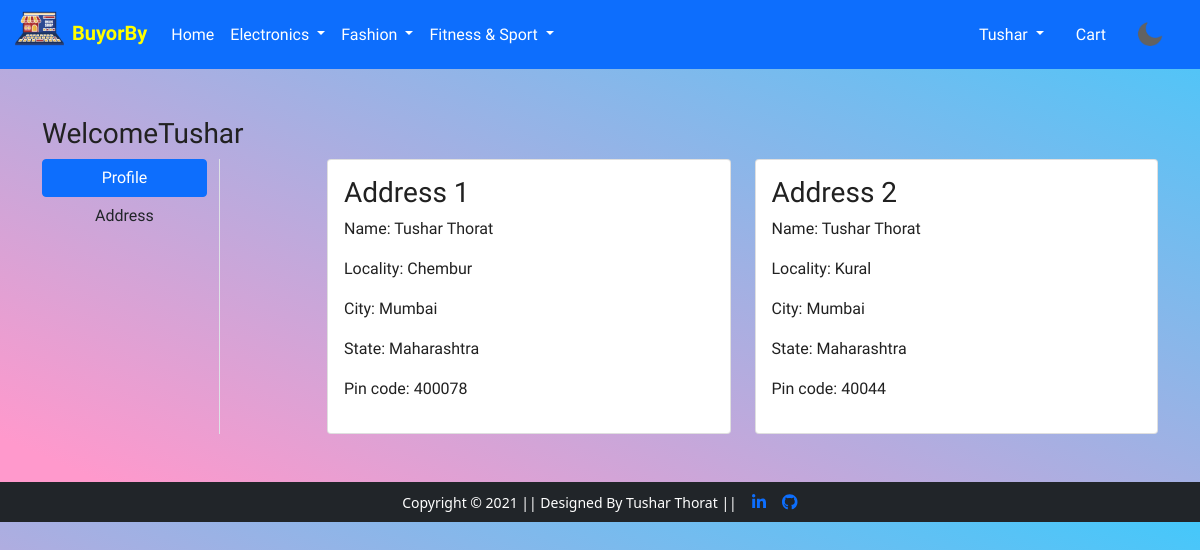
Page /address/ (signed in) on the earlier database version.
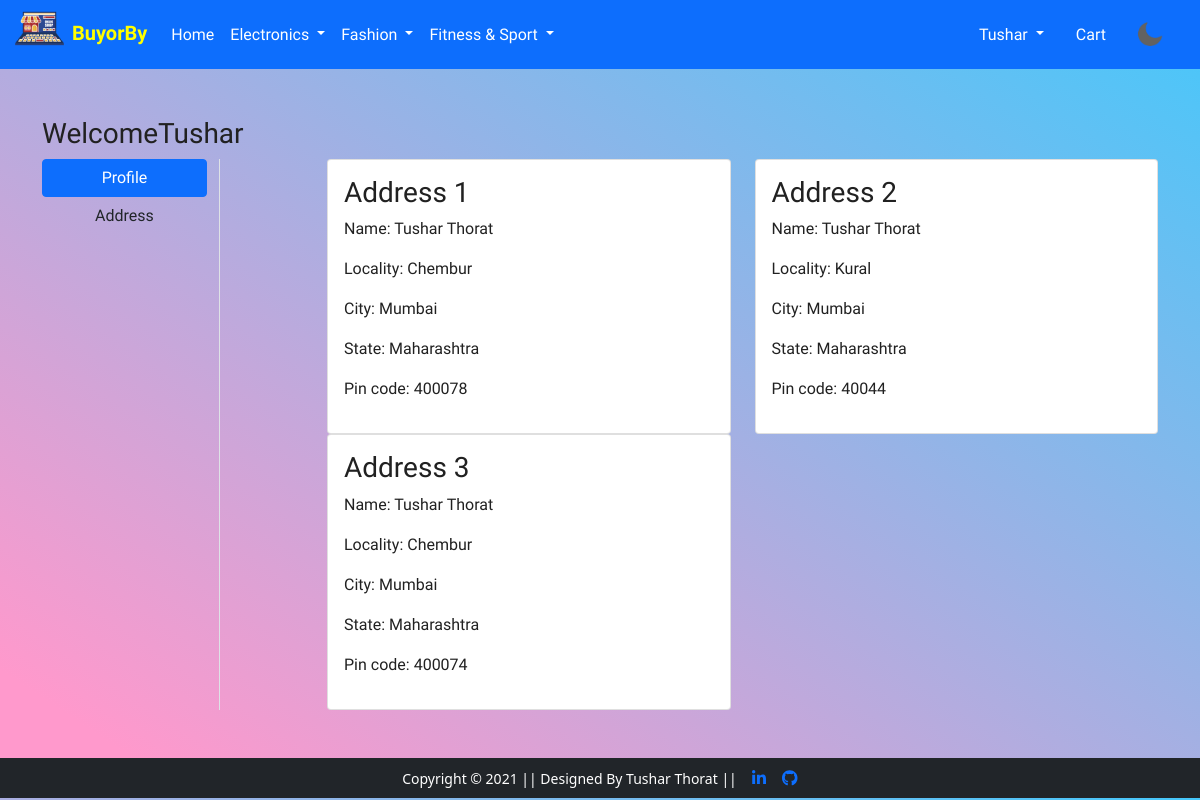
Same page on the later database version.
### app/models.py (models this page shows, shortened)
class Customer(models.Model):
    user = models.ForeignKey(User, on_delete=models.CASCADE)
    name = models.CharField(max_length=200)
    locality = models.CharField(max_length=200)
    city = models.CharField(max_length=50)
    pincode = models.IntegerField()
    state = models.CharField(choices=STATE_CHOICES, max_length=50)

### app/views.py (the view)
# urls.py: path('address/', views.address, name='address'),
def address(request):
    add = Customer.objects.filter(user=request.user)
    return render(request, 'app/address.html', {'add':add , 'active': 'btn-primary'})

### app/templates/app/address.html (shortened to what this page needs)
{% extends 'app/base.html' %}
{% load static %}
{% block main-content %}
<div class="container my-5">
 <div class="row">
 <h3>Welcome{{request.user.username|capfirst}}</h3>
  <div class="col-sm-2 border-end">
   <ul class="list-unstyled">
    <li class="d-grid"><a href="{% url 'profile' %}" class="btn {{active}}">Profile</a></li>
    <li class="d-grid"><a href="{% url 'address' %}" class="btn">Address</a></li>
   </ul>
  </div>
  <div class="col-sm-9 offset-sm-1">
   <div class="row">
   {% for ad in add %}
    <div class="col-sm-6">
     <div class="card">
      <div class="card-body">
       <h3>Address {{forloop.counter}}</h3>
       <p>Name: {{ad.name}}</p>
       <p>Locality: {{ad.locality}}</p>
       <p>City: {{ad.city}}</p>
       <p>State: {{ad.state}}</p>
       <p>Pin code: {{ad.pincode}}</p>
      </div>
     </div>
    </div>
   {% endfor %}
   </div>
  </div>
 </div>
</div>
{% endblock main-content %}

Differences in the rows shown:
added Customer: name "Tushar Thorat", locality "Chembur", city "Mumbai", state "Maharashtra", pincode "400074"
